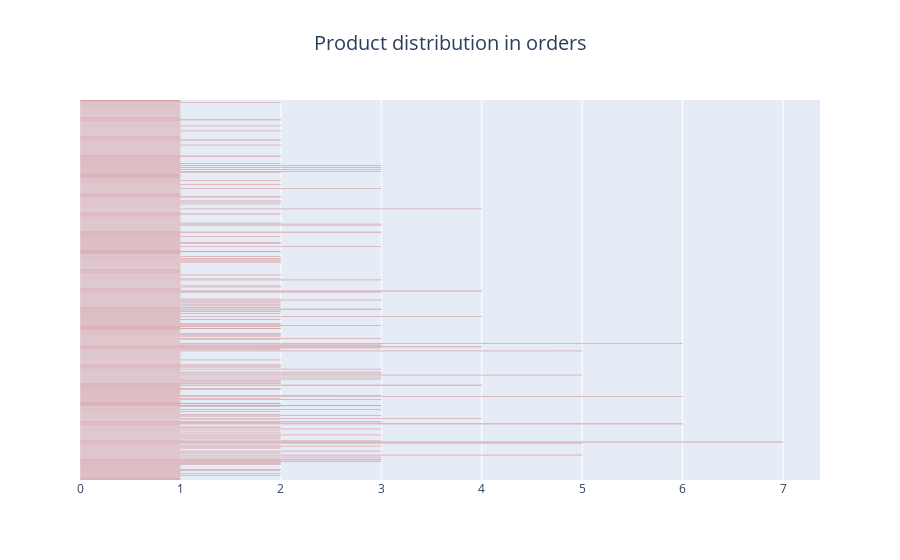

Write notebook code for a chart like this one.
### Markdown cell above
### 3.3 Distribution of product references in the orders <a class="anchor" id="section3_3"></a>

### Code cell
fig = go.Figure()
fig.add_trace(go.Bar(
    x=orders_coverage['Count'],
    y=orders_coverage['Order'],
    name='Primary Product',
    marker_color='indianred',
    orientation='h'
))

fig.update_yaxes(visible=False, showticklabels=False)

fig.update_layout(
  height=max([len(order_name) for order_name in orders_coverage['Order']])*10,
  #width=1000, #len(orders_coverage['Order'])*20,
  title={'text': "Product distribution in orders",
          'x':0.5,
          'xanchor': 'center',
          'font_size': 20,
    }
)

fig.show()

### Figure 1 — Plotly figure (JSON) as saved in the notebook; plotly's stock layout.template omitted (floating-point values rounded to 4 significant figures; data arrays with more than 128 entries replaced by an {"elided": "..."} marker saying what was removed)
{"data": [{"marker": {"color": "indianred"}, "name": "Primary Product", "orientation": "h", "type": "bar", "x": {"elided": "375 int values"}, "y": {"elided": "375 str values"}}], "layout": {"autosize": true, "title": {"font": {"size": 20}, "text": "Product distribution in orders", "x": 0.5, "xanchor": "center"}, "xaxis": {"autorange": true, "range": [0, 7.368], "type": "linear"}, "yaxis": {"autorange": true, "range": [-0.5, 374.5], "showticklabels": false, "type": "category", "visible": false}}}
